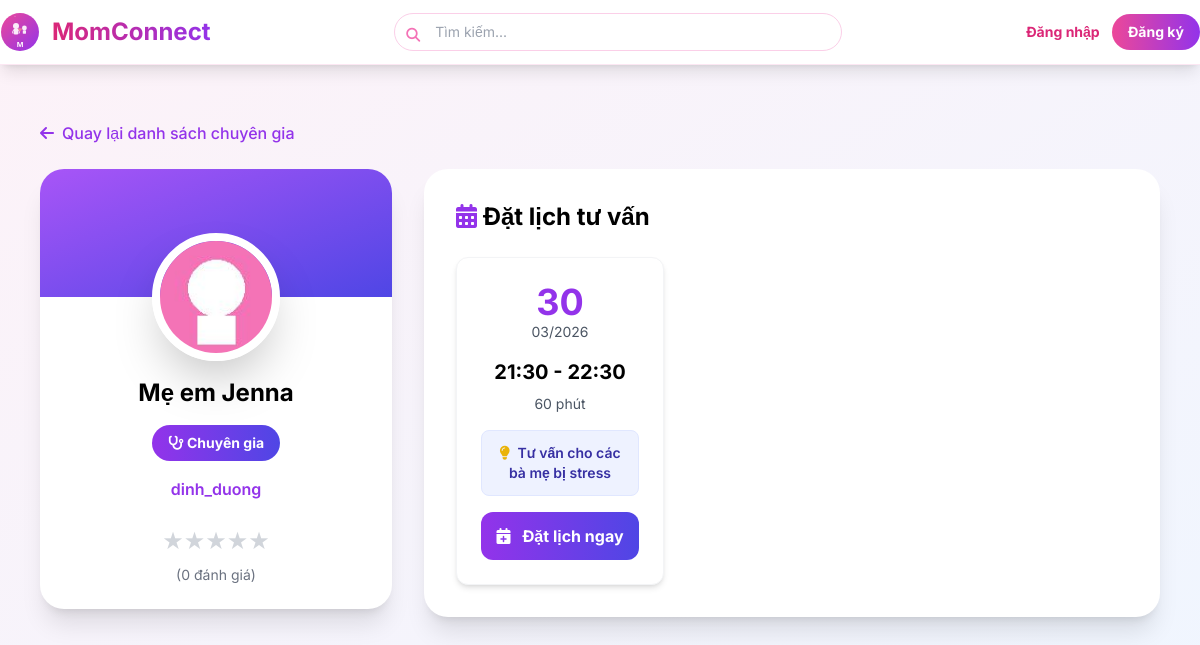
Screenshot of /expert/5/profile with the database file from the repository.
### models.py (models this page shows, shortened)
class User(UserMixin, db.Model):
    __tablename__ = 'users'
    id = db.Column(db.Integer, primary_key=True)
    name = db.Column(db.String(100), nullable=False)
    email = db.Column(db.String(100), unique=True, nullable=False)
    password = db.Column(db.String(200), nullable=False)
    avatar = db.Column(db.String(200), default='default.jpg')
    bio = db.Column(db.Text)
    phone = db.Column(db.String(15), unique=True)  # Số điện thoại
    rating = db.Column(db.Float, default=0.0)  # Trung bình sao (0-5)
    children_count = db.Column(db.Integer, default=0)
    children_ages = db.Column(db.String(100))
    points = db.Column(db.Integer, default=0)
    role = db.Column(db.String(20), default='user')  # user, admin, expert
    is_active = db.Column(db.Boolean, default=True)
    badge = db.Column(db.String(50))  # ← THÊM TRƯỜNG CẤP BẬC
    created_at = db.Column(db.DateTime, default=vietnam_now)
    is_verified_expert = db.Column(db.Boolean, default=False)
    expert_category = db.Column(db.String(50))  # Lĩnh vực chuyên môn
    specialty = db.Column(db.String(100))              # Chuyên môn cụ thể
    experience_years = db.Column(db.Integer)           # Số năm kinh nghiệm
    workplace = db.Column(db.String(200))              # Nơi làm việc
    license_number = db.Column(db.String(100))         # Số chứng chỉ hành nghề
    license_expiry = db.Column(db.Date)                # Ngày hết hạn chứng chỉ
    consultation_fee = db.Column(db.Float)             # Phí tư vấn (VNĐ)
    education = db.Column(db.Text)                     # Học vấn
    certifications = db.Column(db.Text)                # Chứng chỉ (JSON string)
    availability = db.Column(db.String(20), default='available')  # available/busy/offline
    credibility_score = db.Column(db.Float, default=0) # Điểm uy tín
    posts = db.relationship('Post', backref='author', lazy='dynamic')

class TimeSlot(db.Model):
    __tablename__ = 'time_slots'
    id = db.Column(db.Integer, primary_key=True)
    expert_id = db.Column(db.Integer, db.ForeignKey('users.id'), nullable=False)
    start_time = db.Column(db.DateTime, nullable=False)
    end_time = db.Column(db.DateTime, nullable=False)
    status = db.Column(db.String(20), default='available')  # available, booked, cancelled
    max_participants = db.Column(db.Integer, default=1)
    notes = db.Column(db.Text)
    created_at = db.Column(db.DateTime, default=vietnam_now)
    expert = db.relationship('User', foreign_keys=[expert_id], backref='time_slots')
    booking = db.relationship('Booking', back_populates='time_slot', uselist=False)  # 1-1
    @property
    def duration_minutes(self):
        if self.start_time and self.end_time:
            delta = self.end_time - self.start_time
            return int(delta.total_seconds() / 60)
        return 0  # ← Trả về 0 thay vì None

### app.py (the view, shortened to what this page needs)
@app.route('/expert/<int:expert_id>/profile')
def expert_public_profile(expert_id):
    expert = User.query.get_or_404(expert_id)
    if not expert.is_verified_expert:
        flash('Người này không phải chuyên gia!', 'error')
        return redirect(url_for('home'))
    now = vietnam_now()
    available_slots = TimeSlot.query.filter_by(
        expert_id=expert_id,
        status='available'
    ).filter(TimeSlot.start_time >= now).order_by(TimeSlot.start_time).all()
    slots_by_date = {}
    for slot in available_slots:
        date_key = slot.start_time.strftime('%Y-%m-%d')
        if date_key not in slots_by_date:
            slots_by_date[date_key] = []
        slots_by_date[date_key].append(slot)
    has_booking = False
    recent_posts = Post.query.filter_by(
        user_id=expert_id,
        is_expert_post=True
    ).order_by(Post.created_at.desc()).limit(5).all()
    stats = {
        'total_posts': expert.posts.filter_by(is_expert_post=True).count(),
        'total_consultations': TimeSlot.query.filter_by(
            expert_id=expert_id,
            status='booked'
        ).count(),
        'followers': expert.followers.count(),
        'rating': 4.8
    }
    return render_template(
        'expert_public_profile.html',
        expert=expert,
        available_slots=available_slots,
        slots_by_date=slots_by_date,
        recent_posts=recent_posts,
        stats=stats,
        has_booking=has_booking  # ← Truyền biến này
    )

### app.py (called while the page is built)
@app.context_processor
def utility_processor():
    def now():
        return vietnam_now()
    return dict(now=now)

### models.py (called while the page is built)
def vietnam_now():
    utc_now = datetime.utcnow().replace(tzinfo=pytz.UTC)
    vn_tz = pytz.timezone('Asia/Ho_Chi_Minh')
    return utc_now.astimezone(vn_tz)  # ✅ Có timezone

### templates/expert_public_profile.html (shortened to what this page needs)
{% extends "base.html" %}
{% block content %}
<div class="max-w-7xl mx-auto px-4 py-8">
    <a href="{{ url_for('experts_list') }}"
        class="inline-flex items-center gap-2 text-purple-600 hover:text-purple-700 mb-6 font-medium">
        <i class="fas fa-arrow-left"></i> Quay lại danh sách chuyên gia
    </a>
    <div class="grid lg:grid-cols-3 gap-8">
        <div class="lg:col-span-1">
            <div class="bg-white rounded-3xl shadow-xl overflow-hidden sticky top-24">
                <div class="h-32 bg-gradient-to-br from-purple-500 to-indigo-600 relative">
                    <img src="{{ url_for('static', filename=expert.avatar or 'images/default-avatar.png') }}"
                        class="absolute -bottom-16 left-1/2 -translate-x-1/2 w-32 h-32 rounded-full object-cover border-8 border-white shadow-2xl">
                </div>
                <div class="pt-20 pb-6 px-6 text-center">
                    <h2 class="text-2xl font-bold">{{ expert.name }}</h2>
                    <span class="inline-block bg-gradient-to-r from-purple-600 to-indigo-600
                                 text-white px-4 py-2 rounded-full text-sm font-bold my-4">
                        <i class="fas fa-stethoscope"></i> Chuyên gia
                    </span>
                    <p class="text-purple-600 font-semibold">
                        {{ expert.expert_category or 'Chuyên gia' }}
                    </p>
                    <div class="mt-6 flex flex-col items-center gap-2">
                        <div class="flex items-center gap-1">
                            {% if expert.rating %}
                            {% for i in range(1, 6) %}
                                {% if i <= expert.rating|round(0) %} <span class="text-2xl text-yellow-400">★</span>
                                {% elif i == expert.rating|round(0) + 1 and expert.rating % 1 >= 0.5 %}
                                <span class="text-2xl text-yellow-400">½</span>
                                {% else %}
                                <span class="text-2xl text-gray-300">★</span>
                                {% endif %}
                            {% endfor %}
                            {% else %}
                            <span class="text-2xl text-gray-300">★★★★★</span>
                            {% endif %}
                        </div>
                        <div class="text-sm text-gray-500">
                            ({{ expert.received_feedbacks | length }} đánh giá)
                        </div>
                    </div>
                </div>
            </div>
        </div>
        <div class="lg:col-span-2 space-y-8">
            <div class="bg-white rounded-3xl shadow-xl p-8">
                <h3 class="text-2xl font-bold mb-6">
                    <i class="fas fa-calendar-alt text-purple-600"></i>
                    Đặt lịch tư vấn
                </h3>
                <div class="grid grid-cols-1 md:grid-cols-2 lg:grid-cols-3 gap-6">
                    {% if available_slots %}
                    {% for slot in available_slots %}
                    <div class="bg-white rounded-xl shadow-md p-6 hover:shadow-lg transition border border-gray-100">
                        <div class="text-center mb-4">
                            <div class="text-4xl font-bold text-purple-600">
                                {{ slot.start_time.strftime('%d') }}
                            </div>
                            <div class="text-sm text-gray-600">
                                {{ slot.start_time.strftime('%m/%Y') }}
                            </div>
                        </div>
                        <div class="text-center text-xl font-bold mb-2">
                            {{ slot.start_time.strftime('%H:%M') }} -
                            {{ slot.end_time.strftime('%H:%M') }}
                        </div>
                        <p class="text-center text-sm text-gray-600 mb-4">
                            {{ slot.duration_minutes }} phút
                        </p>
                        {% if slot.notes %}
                        <div class="bg-indigo-50 border border-indigo-100 rounded-lg p-3 mb-4">
                            <p class="text-sm font-semibold text-indigo-800 text-center">
                                <i class="fas fa-lightbulb text-yellow-500 mr-1"></i>
                                {{ slot.notes }}
                            </p>
                        </div>
                        {% else %}
                        <div class="bg-gray-50 rounded-lg p-3 mb-4">
                            <p class="text-sm text-gray-500 text-center italic">
                                Tư vấn chung
                            </p>
                        </div>
                        {% endif %}
                        <button onclick='openBookModal(
                                {{ slot.id }},
                                {{ slot.start_time.strftime('%d/%m/%Y') | tojson }},
                                "{{ slot.start_time.strftime('%H:%M') }} - {{ slot.end_time.strftime('%H:%M') }}",
                                {{ slot.duration_minutes if slot.duration_minutes else 60 }},
                                {{ slot.notes | tojson }}
                            )'
                            class="w-full bg-gradient-to-r from-purple-600 to-indigo-600 text-white py-3 rounded-xl font-bold hover:shadow-lg transition transform hover:scale-105">
                            <i class="fas fa-calendar-plus mr-2"></i> Đặt lịch ngay
                        </button>
                    </div>
                    {% endfor %}
                    {% else %}
                    <div class="col-span-full text-center py-12 text-gray-500">
                        <i class="fas fa-calendar-times text-5xl mb-3"></i>
                        <p>Chuyên gia chưa có khung giờ trống.</p>
                    </div>
                    {% endif %}
                </div>
            </div>
        </div>
    </div>
</div>
{% endblock %}

### templates/base.html (style rules this page uses)
body { font-family: 'Inter', sans-serif; }

### rows the page displays
User: avatar (placeholder picture), name "Mẹ em Jenna", expert_category "dinh_duong"
TimeSlot: start_time "30", start_time "03/2026", start_time "21:30", end_time "22:30", duration_minutes "60", notes "Tư vấn cho các bà mẹ bị stress"

### other values shown
{{ expert.received_feedbacks | length }} "0"
